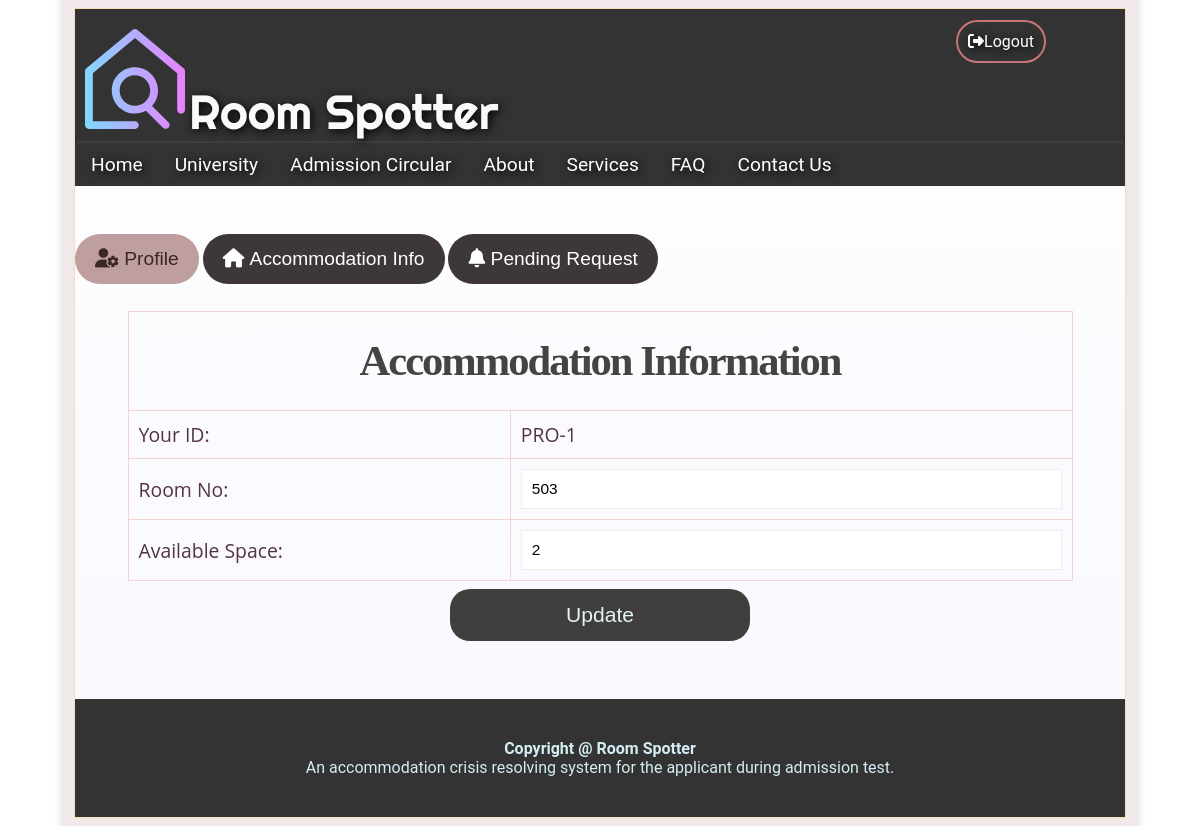
The page /providers/accom_info.php (signed in) on the database its author committed.
### tables this page shows
CREATE TABLE `providers_accom_info` (
  `providers_id` int(100) NOT NULL,
  `accom_id` int(100) NOT NULL
);

CREATE TABLE `accommodation` (
  `accom_id` int(100) NOT NULL,
  `room_no` varchar(50) NOT NULL,
  `available_space` int(100) NOT NULL
);

### providers/accom_info.php (the view, shortened to what this page needs)
<?php
require_once '../include/head.php';
include_once '../config.php';
if(isset($_SESSION['providers_id']))
{
?>
<html>
<body>
   <div class="wrapper">
      <?php
         if(isset($_SESSION['applicants_id']))
         {
            include_once '../include/applicants_banner_nav.php';
         }
         else if(isset($_SESSION['providers_id'])){
            include_once '../include/providers_banner_nav.php';
         }
         else{
            include_once '../include/header.php';
         }
      ?>
      <div class="body-content">
         <div class="user-homepage-btn">
            <button class="user-homepage active" onclick="location.href='provider_homepage.php';">
            <i class="fas fa-user-cog"></i>&nbsp;Profile</button>
            <button class="user-homepage" onclick="location.href='accom_info.php';">
            <i class="fas fa-home"></i>&nbsp;Accommodation Info</button>
            <button class="user-homepage" onclick="location.href='pendingRequest.php';">
            <i class="fas fa-bell"></i>&nbsp;Pending Request</button>
         </div>
         <br>
         <div class="user_profile">
            <?php
               $sql="select * from providers p JOIN providers_accom_info pa ON p.providers_id=pa.providers_id JOIN accommodation a ON a.accom_id=pa.accom_id where p.providers_id='".$_SESSION['providers_id']."'";
               $result=mysqli_query($conn,$sql);
               $data=mysqli_fetch_assoc($result);
               $room=$data['room_no'];
               $available_space=$data['available_space'];
               $id=$data['providers_id'];
               echo ("
               <form action='accom_info_conn.php' method='POST'>
               <table border=0 style='border: collapse;' class='user_data'>
               <tr>
               <td colspan='2'>
               <div class='heading1' span style='font-size:2.2em; text-align: center; padding-top:.4em; padding-bottom:.4em'>Accommodation Information </div> </td>
               <tr/>
               <tr class='tr_two'>
                  <td>Your ID: </td>
                  <td>PRO-$id</td>
               </tr>
               <tr class='tr_two'>
               <td>Room No:</td>
               <td><input style='border:1px solid #F5EBE9; width: 100%;
               padding: 10px; margin: 0px; font-size:0.8em;' type='text' id='fname' value='$room' name='room'></td>
               </tr>
               <tr class='tr_two'>
               <td>Available Space:</td>
               <td><input style='border:1px solid #F5EBE9; width: 100%;
               padding: 10px; margin: 0px; font-size:0.8em;' type='text' id='fname' value='$available_space' name='available_space'></td>
               </tr>
               </table>
                  <center>
                     <button type='submit' name='submit' class='info_update'>Update</button>
                  </center>
               </form>
               ");
            ?>
         </div>
         <?php include_once '../include/footer.php' ?>
      </div>
</body>
</html>
<?php }
      else{
         header("Location:../index.php");
      } ?>

### style.css (style rules this page uses)
body { font-family: 'Roboto', sans-serif; background-color: #fff; }
.wrapper { width: 1050px; margin: 0 auto; border: 1px solid wheat; background: linear-gradient(white,rgb(247, 247, 255)); box-shadow: 0 0 5px 15px rgba(221, 199, 199, 0.4); }
input[type=text], input[type=password] { width: 300px; padding: 12px 20px; margin: 8px 0; display: inline-block; border: 1px solid #ccc; box-sizing: border-box; }
button { background-color: #4CAF50; color: white; padding: 14px 20px; margin: 8px 0; border: none; cursor: pointer; width: 300px; }
.user_profile { font-size:1.1em; font-family: times, Times New Roman, times-roman, georgia, serif; color: #666; }
.heading1 { font-family: times, Times New Roman, times-roman, georgia, serif; color: #444; margin: 0; padding: 0px 0px 6px 0px; font-size: 51px; line-height: 44px; letter-spacing: -2px; font-weight: bold; }
table { font-family: 'Roboto', sans-serif; border: collapse; padding: 10; font-size: 20px; color: rgb(68, 36, 47); }
.body-content { padding-top: 30px; }
.user-homepage { width: auto; background-color: rgb(61, 55, 55); border-radius: 50px; transition: 0.3s; font-size: 1.2em; }
.user-homepage.active { width: auto; background-color: rgb(190, 158, 158); border-radius: 50px; transition: 0.3s; font-size: 1.2em; color: rgb(59, 39, 39); }
.user_data { font-family: 'Open Sans', sans-serif; border-collapse: collapse; font-size: 1.1em; color: rgb(83, 54, 63); width: 90%; margin: 0 auto; }
.user_data tr td { padding: 10px; border: 1px solid rgb(245, 209, 209); }
.info_update { background-color: rgb(65, 62, 62); border-radius: 20px; transition: 0.3s; font-size: 1.2em; color: rgb(227, 245, 236); }

### rows shown on the page
providers_accom_info: providers_id "1", room "503", available_space "2"
